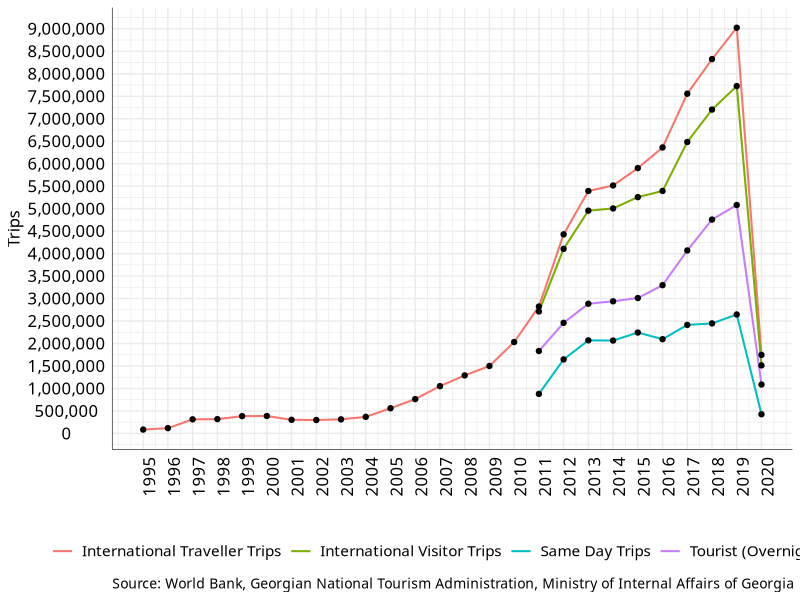

Reproduce this figure in R. (Note: this script raises an error after producing the figure.)
rm(list=ls())    # clear the workspace

#=== Temur Gugushvii === 

library(tidyr)
library(ggplot2)
library(tidyverse)
library(readxl)
library(dplyr)
library(ggthemes)
library(dplyr)
library(scales)
library(grid)



tg_tourism_trips <- read.csv("data/khokhobaia_gugushvili_fig_3_tourism_trips_1995.csv")

tg_tourism_trips <- tg_tourism_trips %>%
                    dplyr::filter(#type != "International Traveller Trips_!", 
                                  #type != "Same Day Trips",
                                  #type != "International Visitor Trips",
                                  year < 2021)

tgp_trips <- ggplot2::ggplot(tg_tourism_trips, aes(year, trips, group = type_trips, color = type_trips))+
                      geom_line(size = 0.7)+
                      geom_point(size = 1.5, color = "black")+
                      theme_minimal(base_family="Sylfaen")+
                      theme(axis.title.x = element_text(colour="black", size=12, hjust=0.5),
                            axis.title.y = element_text(colour="black", size=12, hjust=0.5),
                            axis.text.x=element_text(angle = 90, hjust=0.5, size=12, colour="black"),
                            axis.text.y=element_text(angle = 0, hjust=0.5, size=12, colour="black"),
                            plot.caption = element_text(size=10, colour="black", hjust=0),
                            legend.position = "bottom",
                            legend.text=element_text(colour="black", size=11),
                            axis.line = element_line(size = 0.2, colour = "black"))+
                      labs(caption = "Source: World Bank, Georgian National Tourism Administration, Ministry of Internal Affairs of Georgia",
                           x = "",
                           y = "Trips")+
                      scale_color_discrete(name = "",
                                           labels = c("International Traveller Trips",
                                                      "International Visitor Trips",
                                                      "Same Day Trips",
                                                      "Tourist (Overnight) Trips"))+
                      scale_x_continuous(breaks=seq(1995, 2020, 1))+
                      scale_y_continuous(breaks=seq(0, 10000000, 500000), labels = scales::comma)


#Save the ggplot
ggsave("visualization/tgp_trips.png", 
       plot = tgp_trips,
       units = "mm",
       width = 300,
       height = 175) 


